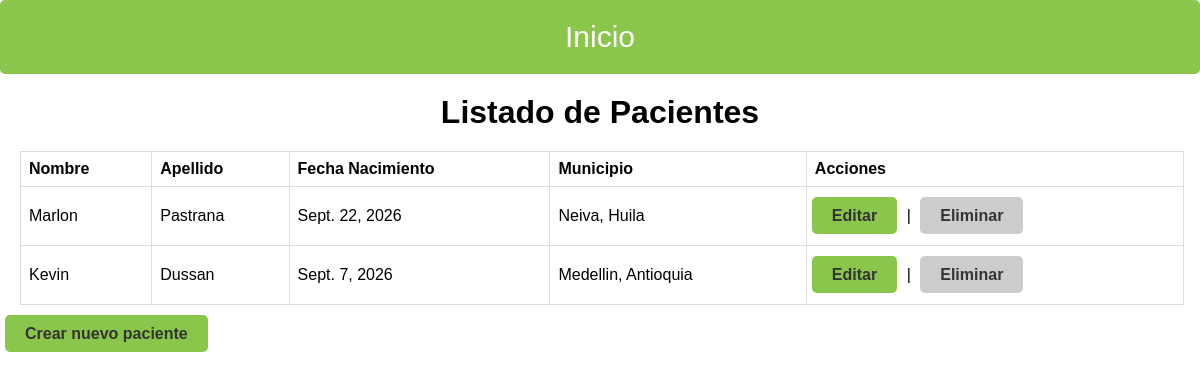
Screenshot of /paciente/ with the database file from the repository.
### clinica/models.py (models this page shows, shortened)
class Paciente(models.Model):
    nombre = models.CharField(max_length=100)
    apellido = models.CharField(max_length=100)
    fecha_nacimiento = models.DateField()
    municipio = models.ForeignKey('Municipio', on_delete=models.CASCADE)

class Municipio(models.Model):
    DEPARTAMENTO_CHOICES = (
        ('Huila', 'huila'),
        ('Antioquia', 'antioquia'),
        ('Cundinamarca', 'cundinamarca'),
        ('Santander', 'santander'),
    )
    nombre = models.CharField(max_length=100)
    departamento = models.CharField(max_length=100, choices=DEPARTAMENTO_CHOICES, default='huila')
    def __str__(self):
        return f"{self.nombre}, {self.departamento}"

### clinica/views.py (the view)
# urls.py: path('paciente/', views.paciente_list, name='paciente_list'),
def paciente_list(request):
    pacientes = Paciente.objects.all()
    return render(request, 'clinica/paciente_list.html', {'pacientes': pacientes})

### clinica/templates/clinica/paciente_list.html (shortened to what this page needs)
{% extends "clinica/base.html" %}
{% block content %}
    <h1>Listado de Pacientes</h1>
    <table>
        <thead>
            <tr>
                <th>Nombre</th>
                <th>Apellido</th>
                <th>Fecha Nacimiento</th>
                <th>Municipio</th>
                <th>Acciones</th>
            </tr>
        </thead>
        <tbody>
            {% if pacientes %}
                {% for paciente in pacientes %}
                    <tr>
                        <td>{{ paciente.nombre }}</td>
                        <td>{{ paciente.apellido }}</td>
                        <td>{{ paciente.fecha_nacimiento }}</td>
                        <td>{{ paciente.municipio }}</td>
                        <td class="acciones">
                            <a href="{% url 'editar_paciente' paciente.id %}" class="button">Editar</a> |
                            <a href="{% url 'eliminar_paciente' paciente.id %}" class="button_cancelar">Eliminar</a>
                        </td>
                    </tr>
                {% endfor %}
            {% else %}
                <tr>
                    <td colspan="5">No hay pacientes registrados.</td>
                </tr>
            {% endif %}
        </tbody>
    </table>
    <a href="{% url 'crear_paciente' %}" class="button">Crear nuevo paciente</a>
{% endblock %}

### clinica/templates/clinica/base.html (style rules this page uses)
* { box-sizing: border-box; margin: 0; padding: 0; font-family: Arial, sans-serif; }
h1 { text-align: center; margin: 20px 0; }
table { width: 97%; border-collapse: collapse; margin: 20px 20px; text-align: center; }
th, td { border: 1px solid #ddd; padding: 8px; text-align: left; }
.button { text-decoration: none; color: #333; font-weight: bold; padding: 10px 20px; background-color: #8ac64b; !important; border-radius: 5px; margin: 5px; cursor: pointer; }
.button_cancelar { text-decoration: none; color: #333; font-weight: bold; padding: 10px 20px; background-color: #ccc; !important; border-radius: 5px; margin: 5px; text-align: center; cursor: pointer; }
.acciones { padding: 20px 0; }

### rows the page displays
Paciente: nombre "Marlon", apellido "Pastrana", fecha_nacimiento "Sept. 22, 2026", municipio "Neiva, Huila"
Paciente: nombre "Kevin", apellido "Dussan", fecha_nacimiento "Sept. 7, 2026", municipio "Medellin, Antioquia"
